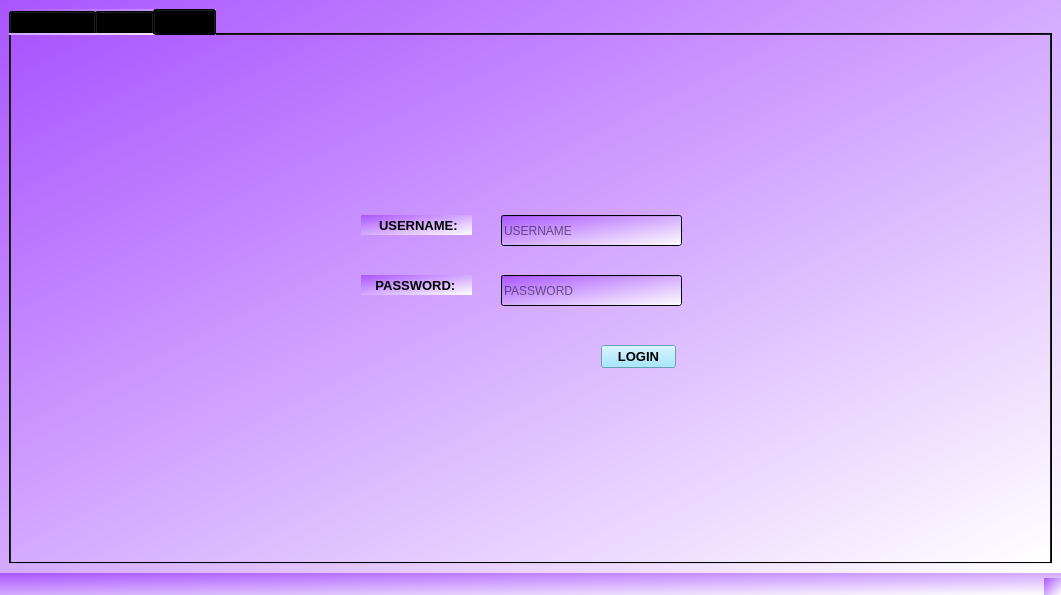
<?xml version="1.0" encoding="UTF-8"?>
<ui version="4.0">
 <class>MainWindow</class>
 <widget class="QMainWindow" name="MainWindow">
  <property name="geometry">
   <rect>
    <x>0</x>
    <y>0</y>
    <width>1061</width>
    <height>595</height>
   </rect>
  </property>
  <property name="windowTitle">
   <string>MainWindow</string>
  </property>
  <property name="styleSheet">
   <string notr="true">
background:qlineargradient(spread:pad, x1:0, y1:0, x2:1, y2:1, stop:0 rgba(170, 85, 255, 255), stop:1 rgba(255, 255, 255, 255));</string>
  </property>
  <widget class="QWidget" name="centralwidget">
   <layout class="QGridLayout" name="gridLayout">
    <item row="0" column="0">
     <widget class="QTabWidget" name="tabWidgetmain">
      <property name="styleSheet">
       <string notr="true">
background:qlineargradient(spread:pad, x1:0, y1:0, x2:1, y2:1, stop:0 rgba(170, 85, 255, 255), stop:1 rgba(255, 255, 255, 255));</string>
      </property>
      <property name="currentIndex">
       <number>2</number>
      </property>
      <widget class="QWidget" name="tabwelcome">
       <attribute name="title">
        <string>WELCOME</string>
       </attribute>
       <widget class="QLabel" name="labelimage">
        <property name="geometry">
         <rect>
          <x>310</x>
          <y>0</y>
          <width>721</width>
          <height>531</height>
         </rect>
        </property>
        <property name="autoFillBackground">
         <bool>false</bool>
        </property>
        <property name="text">
         <string/>
        </property>
        <property name="pixmap">
         <pixmap>ICC-Cricket-World-Cup-CS-_8.jpg</pixmap>
        </property>
        <property name="scaledContents">
         <bool>true</bool>
        </property>
       </widget>
       <widget class="QLabel" name="label_15">
        <property name="geometry">
         <rect>
          <x>10</x>
          <y>10</y>
          <width>291</width>
          <height>211</height>
         </rect>
        </property>
        <property name="font">
         <font>
          <family>Colonna MT</family>
          <pointsize>30</pointsize>
          <weight>50</weight>
          <bold>false</bold>
          <underline>false</underline>
         </font>
        </property>
        <property name="text">
         <string>WELCOME,
 GET  DATA 
RELATED TO 
 WORLDCUP...! </string>
        </property>
        <property name="alignment">
         <set>Qt::AlignCenter</set>
        </property>
       </widget>
       <widget class="QLabel" name="label_16">
        <property name="geometry">
         <rect>
          <x>30</x>
          <y>240</y>
          <width>251</width>
          <height>271</height>
         </rect>
        </property>
        <property name="text">
         <string/>
        </property>
        <property name="pixmap">
         <pixmap>2019worldcup.png</pixmap>
        </property>
        <property name="scaledContents">
         <bool>true</bool>
        </property>
       </widget>
      </widget>
      <widget class="QWidget" name="tabuser">
       <attribute name="title">
        <string>USER</string>
       </attribute>
       <layout class="QGridLayout" name="gridLayout_2">
        <item row="0" column="0">
         <widget class="QTabWidget" name="tabWidgetuser">
          <property name="styleSheet">
           <string notr="true">
background:qlineargradient(spread:pad, x1:0, y1:0, x2:1, y2:1, stop:0 rgba(170, 85, 255, 255), stop:1 rgba(255, 255, 255, 255));</string>
          </property>
          <property name="currentIndex">
           <number>3</number>
          </property>
          <widget class="QWidget" name="tabteams">
           <attribute name="title">
            <string>TEAMS</string>
           </attribute>
           <widget class="QPushButton" name="pushButtonallteams">
            <property name="geometry">
             <rect>
              <x>380</x>
              <y>20</y>
              <width>201</width>
              <height>21</height>
             </rect>
            </property>
            <property name="font">
             <font>
              <pointsize>11</pointsize>
              <weight>75</weight>
              <bold>true</bold>
             </font>
            </property>
            <property name="text">
             <string>ALL TEAMS</string>
            </property>
           </widget>
           <widget class="QTableWidget" name="tableWidgetteams">
            <property name="geometry">
             <rect>
              <x>370</x>
              <y>60</y>
              <width>621</width>
              <height>411</height>
             </rect>
            </property>
            <property name="verticalScrollBarPolicy">
             <enum>Qt::ScrollBarAlwaysOn</enum>
            </property>
            <column>
             <property name="text">
              <string>Team_id</string>
             </property>
             <property name="font">
              <font>
               <weight>75</weight>
               <bold>true</bold>
              </font>
             </property>
            </column>
            <column>
             <property name="text">
              <string>Country_name</string>
             </property>
             <property name="font">
              <font>
               <weight>75</weight>
               <bold>true</bold>
              </font>
             </property>
            </column>
            <column>
             <property name="text">
              <string>No. of Bowlers</string>
             </property>
             <property name="font">
              <font>
               <weight>75</weight>
               <bold>true</bold>
              </font>
             </property>
            </column>
            <column>
             <property name="text">
              <string>No. of Batsmen</string>
             </property>
             <property name="font">
              <font>
               <weight>75</weight>
               <bold>true</bold>
              </font>
             </property>
            </column>
            <column>
             <property name="text">
              <string>No. of Wins</string>
             </property>
             <property name="font">
              <font>
               <weight>75</weight>
               <bold>true</bold>
              </font>
             </property>
            </column>
            <column>
             <property name="text">
              <string>No. of Loss</string>
             </property>
             <property name="font">
              <font>
               <weight>75</weight>
               <bold>true</bold>
              </font>
             </property>
            </column>
            <column>
             <property name="text">
              <string>No. of Draws</string>
             </property>
             <property name="font">
              <font>
               <weight>75</weight>
               <bold>true</bold>
              </font>
             </property>
            </column>
            <column>
             <property name="text">
              <string>Points</string>
             </property>
             <property name="font">
              <font>
               <weight>75</weight>
               <bold>true</bold>
              </font>
             </property>
            </column>
            <column>
             <property name="text">
              <string>Run Rate</string>
             </property>
             <property name="font">
              <font>
               <weight>75</weight>
               <bold>true</bold>
              </font>
             </property>
            </column>
            <column>
             <property name="text">
              <string>Team Rank</string>
             </property>
             <property name="font">
              <font>
               <weight>75</weight>
               <bold>true</bold>
              </font>
             </property>
            </column>
            <column>
             <property name="text">
              <string/>
             </property>
             <property name="font">
              <font>
               <weight>75</weight>
               <bold>true</bold>
              </font>
             </property>
            </column>
           </widget>
           <widget class="QPushButton" name="pushButtonindia">
            <property name="geometry">
             <rect>
              <x>120</x>
              <y>10</y>
              <width>121</width>
              <height>91</height>
             </rect>
            </property>
            <property name="text">
             <string/>
            </property>
            <property name="icon">
             <iconset>
              <normaloff>ind.jpg</normaloff>ind.jpg</iconset>
            </property>
            <property name="iconSize">
             <size>
              <width>110</width>
              <height>100</height>
             </size>
            </property>
           </widget>
           <widget class="QLabel" name="label_2">
            <property name="geometry">
             <rect>
              <x>120</x>
              <y>100</y>
              <width>121</width>
              <height>16</height>
             </rect>
            </property>
            <property name="text">
             <string> INDIA</string>
            </property>
            <property name="alignment">
             <set>Qt::AlignCenter</set>
            </property>
           </widget>
           <widget class="QLabel" name="label_6">
            <property name="geometry">
             <rect>
              <x>10</x>
              <y>100</y>
              <width>101</width>
              <height>16</height>
             </rect>
            </property>
            <property name="text">
             <string>AFGHANISTAN</string>
            </property>
            <property name="alignment">
             <set>Qt::AlignCenter</set>
            </property>
           </widget>
           <widget class="QPushButton" name="pushButtonafg">
            <property name="geometry">
             <rect>
              <x>10</x>
              <y>10</y>
              <width>101</width>
              <height>91</height>
             </rect>
            </property>
            <property name="text">
             <string/>
            </property>
            <property name="icon">
             <iconset>
              <normaloff>afg.jpg</normaloff>afg.jpg</iconset>
            </property>
            <property name="iconSize">
             <size>
              <width>90</width>
              <height>85</height>
             </size>
            </property>
           </widget>
           <widget class="QLabel" name="label_7">
            <property name="geometry">
             <rect>
              <x>10</x>
              <y>390</y>
              <width>101</width>
              <height>16</height>
             </rect>
            </property>
            <property name="text">
             <string>AUSTRALIA</string>
            </property>
            <property name="alignment">
             <set>Qt::AlignCenter</set>
            </property>
           </widget>
           <widget class="QPushButton" name="pushButtonaus">
            <property name="geometry">
             <rect>
              <x>10</x>
              <y>260</y>
              <width>101</width>
              <height>131</height>
             </rect>
            </property>
            <property name="text">
             <string/>
            </property>
            <property name="icon">
             <iconset>
              <normaloff>aus.jpg</normaloff>aus.jpg</iconset>
            </property>
            <property name="iconSize">
             <size>
              <width>130</width>
              <height>120</height>
             </size>
            </property>
           </widget>
           <widget class="QLabel" name="label_8">
            <property name="geometry">
             <rect>
              <x>10</x>
              <y>230</y>
              <width>101</width>
              <height>16</height>
             </rect>
            </property>
            <property name="text">
             <string>NEW ZEALAND</string>
            </property>
            <property name="alignment">
             <set>Qt::AlignCenter</set>
            </property>
           </widget>
           <widget class="QPushButton" name="pushButtonnz">
            <property name="geometry">
             <rect>
              <x>10</x>
              <y>130</y>
              <width>101</width>
              <height>101</height>
             </rect>
            </property>
            <property name="text">
             <string/>
            </property>
            <property name="icon">
             <iconset>
              <normaloff>NZ.png</normaloff>NZ.png</iconset>
            </property>
            <property name="iconSize">
             <size>
              <width>90</width>
              <height>90</height>
             </size>
            </property>
           </widget>
           <widget class="QLabel" name="label_9">
            <property name="geometry">
             <rect>
              <x>250</x>
              <y>390</y>
              <width>91</width>
              <height>21</height>
             </rect>
            </property>
            <property name="text">
             <string> ENGLAND</string>
            </property>
            <property name="alignment">
             <set>Qt::AlignCenter</set>
            </property>
           </widget>
           <widget class="QPushButton" name="pushButtonengland">
            <property name="geometry">
             <rect>
              <x>250</x>
              <y>260</y>
              <width>91</width>
              <height>131</height>
             </rect>
            </property>
            <property name="text">
             <string/>
            </property>
            <property name="icon">
             <iconset>
              <normaloff>eng.png</normaloff>eng.png</iconset>
            </property>
            <property name="iconSize">
             <size>
              <width>90</width>
              <height>90</height>
             </size>
            </property>
           </widget>
           <widget class="QPushButton" name="pushButtonpak">
            <property name="geometry">
             <rect>
              <x>130</x>
              <y>390</y>
              <width>101</width>
              <height>71</height>
             </rect>
            </property>
            <property name="text">
             <string/>
            </property>
            <property name="icon">
             <iconset>
              <normaloff>pak.jpg</normaloff>pak.jpg</iconset>
            </property>
            <property name="iconSize">
             <size>
              <width>90</width>
              <height>90</height>
             </size>
            </property>
           </widget>
           <widget class="QLabel" name="label_10">
            <property name="geometry">
             <rect>
              <x>130</x>
              <y>460</y>
              <width>101</width>
              <height>16</height>
             </rect>
            </property>
            <property name="text">
             <string> PAKISTAN</string>
            </property>
            <property name="alignment">
             <set>Qt::AlignCenter</set>
            </property>
           </widget>
           <widget class="QPushButton" name="pushButtonban">
            <property name="geometry">
             <rect>
              <x>250</x>
              <y>10</y>
              <width>91</width>
              <height>91</height>
             </rect>
            </property>
            <property name="text">
             <string/>
            </property>
            <property name="icon">
             <iconset>
              <normaloff>ban.png</normaloff>ban.png</iconset>
            </property>
            <property name="iconSize">
             <size>
              <width>80</width>
              <height>80</height>
             </size>
            </property>
           </widget>
           <widget class="QLabel" name="label_11">
            <property name="geometry">
             <rect>
              <x>250</x>
              <y>100</y>
              <width>91</width>
              <height>16</height>
             </rect>
            </property>
            <property name="text">
             <string>BANGLADESH</string>
            </property>
            <property name="alignment">
             <set>Qt::AlignCenter</set>
            </property>
           </widget>
           <widget class="QLabel" name="label_12">
            <property name="geometry">
             <rect>
              <x>130</x>
              <y>230</y>
              <width>101</width>
              <height>16</height>
             </rect>
            </property>
            <property name="text">
             <string>SOUTH AFRICA</string>
            </property>
            <property name="alignment">
             <set>Qt::AlignCenter</set>
            </property>
           </widget>
           <widget class="QPushButton" name="pushButtonsl">
            <property name="geometry">
             <rect>
              <x>130</x>
              <y>260</y>
              <width>101</width>
              <height>101</height>
             </rect>
            </property>
            <property name="text">
             <string/>
            </property>
            <property name="icon">
             <iconset>
              <normaloff>sl.jpg</normaloff>sl.jpg</iconset>
            </property>
            <property name="iconSize">
             <size>
              <width>90</width>
              <height>90</height>
             </size>
            </property>
           </widget>
           <widget class="QLabel" name="label_13">
            <property name="geometry">
             <rect>
              <x>130</x>
              <y>360</y>
              <width>101</width>
              <height>16</height>
             </rect>
            </property>
            <property name="text">
             <string>SRI LANKA</string>
            </property>
            <property name="alignment">
             <set>Qt::AlignCenter</set>
            </property>
           </widget>
           <widget class="QPushButton" name="pushButtonwi">
            <property name="geometry">
             <rect>
              <x>250</x>
              <y>130</y>
              <width>91</width>
              <height>101</height>
             </rect>
            </property>
            <property name="text">
             <string/>
            </property>
            <property name="icon">
             <iconset>
              <normaloff>wi.png</normaloff>wi.png</iconset>
            </property>
            <property name="iconSize">
             <size>
              <width>90</width>
              <height>90</height>
             </size>
            </property>
           </widget>
           <widget class="QLabel" name="label_14">
            <property name="geometry">
             <rect>
              <x>250</x>
              <y>230</y>
              <width>91</width>
              <height>20</height>
             </rect>
            </property>
            <property name="text">
             <string>WEST INDIES</string>
            </property>
            <property name="alignment">
             <set>Qt::AlignCenter</set>
            </property>
           </widget>
           <widget class="QPushButton" name="pushButtonsa">
            <property name="geometry">
             <rect>
              <x>130</x>
              <y>130</y>
              <width>101</width>
              <height>101</height>
             </rect>
            </property>
            <property name="text">
             <string/>
            </property>
            <property name="icon">
             <iconset>
              <normaloff>sa.png</normaloff>sa.png</iconset>
            </property>
            <property name="iconSize">
             <size>
              <width>90</width>
              <height>90</height>
             </size>
            </property>
           </widget>
          </widget>
          <widget class="QWidget" name="tabplayers">
           <attribute name="title">
            <string>PLAYERS</string>
           </attribute>
           <widget class="QLineEdit" name="linesearchplayersbyteamid">
            <property name="geometry">
             <rect>
              <x>210</x>
              <y>80</y>
              <width>133</width>
              <height>20</height>
             </rect>
            </property>
            <property name="placeholderText">
             <string>TEAM ID (ex:IND)</string>
            </property>
           </widget>
           <widget class="QLabel" name="label">
            <property name="geometry">
             <rect>
              <x>33</x>
              <y>80</y>
              <width>161</width>
              <height>20</height>
             </rect>
            </property>
            <property name="font">
             <font>
              <pointsize>11</pointsize>
              <weight>75</weight>
              <bold>true</bold>
             </font>
            </property>
            <property name="text">
             <string>  SEARCH BY TEAMID :</string>
            </property>
           </widget>
           <widget class="QRadioButton" name="radioallplayers">
            <property name="geometry">
             <rect>
              <x>210</x>
              <y>130</y>
              <width>131</width>
              <height>20</height>
             </rect>
            </property>
            <property name="font">
             <font>
              <pointsize>11</pointsize>
              <weight>75</weight>
              <bold>true</bold>
             </font>
            </property>
            <property name="text">
             <string>ALL PLAYERS</string>
            </property>
           </widget>
           <widget class="QRadioButton" name="radiobatsmen">
            <property name="geometry">
             <rect>
              <x>210</x>
              <y>160</y>
              <width>131</width>
              <height>20</height>
             </rect>
            </property>
            <property name="font">
             <font>
              <pointsize>11</pointsize>
              <weight>75</weight>
              <bold>true</bold>
             </font>
            </property>
            <property name="text">
             <string>BATSMEN</string>
            </property>
           </widget>
           <widget class="QTableWidget" name="tableWidgetplayers">
            <property name="geometry">
             <rect>
              <x>400</x>
              <y>10</y>
              <width>591</width>
              <height>461</height>
             </rect>
            </property>
            <column>
             <property name="text">
              <string/>
             </property>
             <property name="font">
              <font>
               <weight>75</weight>
               <bold>true</bold>
              </font>
             </property>
            </column>
            <column>
             <property name="text">
              <string/>
             </property>
             <property name="font">
              <font>
               <weight>75</weight>
               <bold>true</bold>
              </font>
             </property>
            </column>
            <column>
             <property name="text">
              <string/>
             </property>
             <property name="font">
              <font>
               <weight>75</weight>
               <bold>true</bold>
              </font>
             </property>
            </column>
            <column>
             <property name="text">
              <string/>
             </property>
             <property name="font">
              <font>
               <weight>75</weight>
               <bold>true</bold>
              </font>
             </property>
            </column>
            <column>
             <property name="text">
              <string/>
             </property>
             <property name="font">
              <font>
               <weight>75</weight>
               <bold>true</bold>
              </font>
             </property>
            </column>
            <column>
             <property name="text">
              <string/>
             </property>
             <property name="font">
              <font>
               <weight>75</weight>
               <bold>true</bold>
              </font>
             </property>
            </column>
            <column>
             <property name="text">
              <string/>
             </property>
             <property name="font">
              <font>
               <weight>75</weight>
               <bold>true</bold>
              </font>
             </property>
            </column>
            <column>
             <property name="text">
              <string/>
             </property>
             <property name="font">
              <font>
               <weight>75</weight>
               <bold>true</bold>
              </font>
             </property>
            </column>
            <column>
             <property name="text">
              <string/>
             </property>
             <property name="font">
              <font>
               <weight>75</weight>
               <bold>true</bold>
              </font>
             </property>
            </column>
            <column>
             <property name="text">
              <string/>
             </property>
             <property name="font">
              <font>
               <weight>75</weight>
               <bold>true</bold>
              </font>
             </property>
            </column>
            <column>
             <property name="text">
              <string/>
             </property>
             <property name="font">
              <font>
               <weight>75</weight>
               <bold>true</bold>
              </font>
             </property>
            </column>
            <column>
             <property name="text">
              <string/>
             </property>
             <property name="font">
              <font>
               <weight>75</weight>
               <bold>true</bold>
              </font>
             </property>
            </column>
            <column>
             <property name="text">
              <string/>
             </property>
             <property name="font">
              <font>
               <weight>75</weight>
               <bold>true</bold>
              </font>
             </property>
            </column>
            <column>
             <property name="text">
              <string/>
             </property>
             <property name="font">
              <font>
               <weight>75</weight>
               <bold>true</bold>
              </font>
             </property>
            </column>
            <column>
             <property name="text">
              <string/>
             </property>
             <property name="font">
              <font>
               <weight>75</weight>
               <bold>true</bold>
              </font>
             </property>
            </column>
           </widget>
           <widget class="QRadioButton" name="radiobowlers">
            <property name="geometry">
             <rect>
              <x>210</x>
              <y>190</y>
              <width>131</width>
              <height>20</height>
             </rect>
            </property>
            <property name="font">
             <font>
              <pointsize>11</pointsize>
              <weight>75</weight>
              <bold>true</bold>
             </font>
            </property>
            <property name="text">
             <string>BOWLERS</string>
            </property>
           </widget>
           <widget class="QLineEdit" name="linesearchplayerbyid">
            <property name="geometry">
             <rect>
              <x>90</x>
              <y>300</y>
              <width>141</width>
              <height>21</height>
             </rect>
            </property>
            <property name="placeholderText">
             <string>PLAYER NAME IN CAPS</string>
            </property>
           </widget>
           <widget class="QPushButton" name="pushButtonsearchplayerbyid">
            <property name="geometry">
             <rect>
              <x>230</x>
              <y>300</y>
              <width>75</width>
              <height>23</height>
             </rect>
            </property>
            <property name="font">
             <font>
              <pointsize>11</pointsize>
             </font>
            </property>
            <property name="styleSheet">
             <string notr="true">
background-color: rgb(75, 153, 255);
background-color: rgb(139, 224, 255);
</string>
            </property>
            <property name="text">
             <string>SEARCH</string>
            </property>
           </widget>
           <widget class="QLabel" name="label_5">
            <property name="geometry">
             <rect>
              <x>30</x>
              <y>260</y>
              <width>221</width>
              <height>16</height>
             </rect>
            </property>
            <property name="font">
             <font>
              <pointsize>11</pointsize>
              <weight>75</weight>
              <bold>true</bold>
             </font>
            </property>
            <property name="text">
             <string>  SEARCH BY PLAYER NAME :</string>
            </property>
           </widget>
           <widget class="QPushButton" name="pushButtontopbatsmen">
            <property name="geometry">
             <rect>
              <x>90</x>
              <y>360</y>
              <width>211</width>
              <height>23</height>
             </rect>
            </property>
            <property name="font">
             <font>
              <pointsize>11</pointsize>
             </font>
            </property>
            <property name="styleSheet">
             <string notr="true">
background-color: rgb(75, 153, 255);
background-color: rgb(139, 224, 255);
</string>
            </property>
            <property name="text">
             <string>TOP 10 BATSMEN</string>
            </property>
           </widget>
           <widget class="QPushButton" name="pushButtontopbowlers">
            <property name="geometry">
             <rect>
              <x>90</x>
              <y>400</y>
              <width>211</width>
              <height>23</height>
             </rect>
            </property>
            <property name="font">
             <font>
              <pointsize>11</pointsize>
             </font>
            </property>
            <property name="styleSheet">
             <string notr="true">
background-color: rgb(75, 153, 255);
background-color: rgb(139, 224, 255);
</string>
            </property>
            <property name="text">
             <string>TOP 10 BOWLERS</string>
            </property>
           </widget>
          </widget>
          <widget class="QWidget" name="tabmatches">
           <attribute name="title">
            <string>MATCHES</string>
           </attribute>
           <widget class="QRadioButton" name="radioallmatches">
            <property name="geometry">
             <rect>
              <x>210</x>
              <y>10</y>
              <width>211</width>
              <height>21</height>
             </rect>
            </property>
            <property name="font">
             <font>
              <pointsize>11</pointsize>
              <weight>75</weight>
              <bold>true</bold>
             </font>
            </property>
            <property name="text">
             <string>DISPLAY ALL MATCHES</string>
            </property>
           </widget>
           <widget class="QLineEdit" name="linesearchmatchbyteamid">
            <property name="geometry">
             <rect>
              <x>450</x>
              <y>40</y>
              <width>133</width>
              <height>20</height>
             </rect>
            </property>
            <property name="placeholderText">
             <string> TEAM ID (ex:IND)</string>
            </property>
           </widget>
           <widget class="QPushButton" name="pushButtonsearchmatchbyteamid">
            <property name="geometry">
             <rect>
              <x>630</x>
              <y>40</y>
              <width>75</width>
              <height>23</height>
             </rect>
            </property>
            <property name="font">
             <font>
              <pointsize>11</pointsize>
             </font>
            </property>
            <property name="styleSheet">
             <string notr="true">
background-color: rgb(75, 153, 255);
background-color: rgb(139, 224, 255);
</string>
            </property>
            <property name="text">
             <string>SEARCH</string>
            </property>
           </widget>
           <widget class="QTableWidget" name="tableWidgetplayers_3">
            <property name="geometry">
             <rect>
              <x>10</x>
              <y>110</y>
              <width>981</width>
              <height>371</height>
             </rect>
            </property>
            <column>
             <property name="text">
              <string>Match_id</string>
             </property>
             <property name="font">
              <font>
               <weight>75</weight>
               <bold>true</bold>
              </font>
             </property>
            </column>
            <column>
             <property name="text">
              <string>Team1</string>
             </property>
             <property name="font">
              <font>
               <weight>75</weight>
               <bold>true</bold>
              </font>
             </property>
            </column>
            <column>
             <property name="text">
              <string>Team2</string>
             </property>
             <property name="font">
              <font>
               <weight>75</weight>
               <bold>true</bold>
              </font>
             </property>
            </column>
            <column>
             <property name="text">
              <string>Stadium_id</string>
             </property>
             <property name="font">
              <font>
               <weight>75</weight>
               <bold>true</bold>
              </font>
             </property>
            </column>
            <column>
             <property name="text">
              <string>match date time</string>
             </property>
             <property name="font">
              <font>
               <weight>75</weight>
               <bold>true</bold>
              </font>
             </property>
            </column>
            <column>
             <property name="text">
              <string>Result_id</string>
             </property>
             <property name="font">
              <font>
               <weight>75</weight>
               <bold>true</bold>
              </font>
             </property>
            </column>
            <column>
             <property name="text">
              <string>winner_team</string>
             </property>
             <property name="font">
              <font>
               <weight>75</weight>
               <bold>true</bold>
              </font>
             </property>
            </column>
            <column>
             <property name="text">
              <string>Won by</string>
             </property>
             <property name="font">
              <font>
               <weight>75</weight>
               <bold>true</bold>
              </font>
             </property>
            </column>
            <column>
             <property name="text">
              <string>Man of the match</string>
             </property>
             <property name="font">
              <font>
               <weight>75</weight>
               <bold>true</bold>
              </font>
             </property>
            </column>
            <column>
             <property name="text">
              <string/>
             </property>
             <property name="font">
              <font>
               <weight>75</weight>
               <bold>true</bold>
              </font>
             </property>
            </column>
            <column>
             <property name="text">
              <string/>
             </property>
             <property name="font">
              <font>
               <weight>75</weight>
               <bold>true</bold>
              </font>
             </property>
            </column>
            <column>
             <property name="text">
              <string/>
             </property>
             <property name="font">
              <font>
               <weight>75</weight>
               <bold>true</bold>
              </font>
             </property>
            </column>
            <column>
             <property name="text">
              <string/>
             </property>
             <property name="font">
              <font>
               <weight>75</weight>
               <bold>true</bold>
              </font>
             </property>
            </column>
           </widget>
           <widget class="QRadioButton" name="radioButtonsearchmatchbyteamid">
            <property name="geometry">
             <rect>
              <x>210</x>
              <y>40</y>
              <width>211</width>
              <height>17</height>
             </rect>
            </property>
            <property name="font">
             <font>
              <pointsize>11</pointsize>
              <weight>75</weight>
              <bold>true</bold>
             </font>
            </property>
            <property name="text">
             <string>SEARCH BY TEAMID </string>
            </property>
           </widget>
           <widget class="QRadioButton" name="radioButtonsearchmatchbydate">
            <property name="geometry">
             <rect>
              <x>210</x>
              <y>70</y>
              <width>211</width>
              <height>20</height>
             </rect>
            </property>
            <property name="font">
             <font>
              <pointsize>11</pointsize>
              <weight>75</weight>
              <bold>true</bold>
             </font>
            </property>
            <property name="text">
             <string>SEARCH BY DATE  </string>
            </property>
           </widget>
           <widget class="QPushButton" name="pushButtonsearchmatchbydate">
            <property name="geometry">
             <rect>
              <x>630</x>
              <y>70</y>
              <width>75</width>
              <height>23</height>
             </rect>
            </property>
            <property name="font">
             <font>
              <pointsize>11</pointsize>
             </font>
            </property>
            <property name="styleSheet">
             <string notr="true">
background-color: rgb(75, 153, 255);
background-color: rgb(139, 224, 255);
</string>
            </property>
            <property name="text">
             <string>SEARCH</string>
            </property>
           </widget>
           <widget class="QLineEdit" name="linesearchmatchbydate">
            <property name="geometry">
             <rect>
              <x>450</x>
              <y>70</y>
              <width>133</width>
              <height>20</height>
             </rect>
            </property>
            <property name="placeholderText">
             <string>DATE Ex:dd-mm-yyyy</string>
            </property>
           </widget>
          </widget>
          <widget class="QWidget" name="tabotherinfo">
           <attribute name="title">
            <string>OTHER INFO</string>
           </attribute>
           <widget class="QRadioButton" name="radiocaptains">
            <property name="geometry">
             <rect>
              <x>220</x>
              <y>20</y>
              <width>221</width>
              <height>21</height>
             </rect>
            </property>
            <property name="font">
             <font>
              <pointsize>11</pointsize>
              <weight>75</weight>
              <bold>true</bold>
             </font>
            </property>
            <property name="text">
             <string>DISPLAY ALL CAPTAINS</string>
            </property>
           </widget>
           <widget class="QRadioButton" name="radiocoaches">
            <property name="geometry">
             <rect>
              <x>220</x>
              <y>50</y>
              <width>221</width>
              <height>21</height>
             </rect>
            </property>
            <property name="font">
             <font>
              <pointsize>11</pointsize>
              <weight>75</weight>
              <bold>true</bold>
             </font>
            </property>
            <property name="text">
             <string>DISPLAY ALL COACHES</string>
            </property>
           </widget>
           <widget class="QRadioButton" name="radioumpires">
            <property name="geometry">
             <rect>
              <x>560</x>
              <y>20</y>
              <width>221</width>
              <height>21</height>
             </rect>
            </property>
            <property name="font">
             <font>
              <pointsize>11</pointsize>
              <weight>75</weight>
              <bold>true</bold>
             </font>
            </property>
            <property name="text">
             <string>DISPLAY ALL UMPIRES</string>
            </property>
           </widget>
           <widget class="QRadioButton" name="radioallstadiums">
            <property name="geometry">
             <rect>
              <x>560</x>
              <y>50</y>
              <width>221</width>
              <height>21</height>
             </rect>
            </property>
            <property name="font">
             <font>
              <pointsize>11</pointsize>
              <weight>75</weight>
              <bold>true</bold>
             </font>
            </property>
            <property name="text">
             <string>DISPLAY ALL STADIUMS</string>
            </property>
           </widget>
           <widget class="QTableWidget" name="tableWidgetotherinfo">
            <property name="geometry">
             <rect>
              <x>150</x>
              <y>120</y>
              <width>741</width>
              <height>341</height>
             </rect>
            </property>
            <property name="verticalScrollBarPolicy">
             <enum>Qt::ScrollBarAlwaysOn</enum>
            </property>
            <column>
             <property name="text">
              <string/>
             </property>
             <property name="font">
              <font>
               <weight>75</weight>
               <bold>true</bold>
              </font>
             </property>
            </column>
            <column>
             <property name="text">
              <string/>
             </property>
             <property name="font">
              <font>
               <weight>75</weight>
               <bold>true</bold>
              </font>
             </property>
            </column>
            <column>
             <property name="text">
              <string/>
             </property>
             <property name="font">
              <font>
               <weight>75</weight>
               <bold>true</bold>
              </font>
             </property>
            </column>
            <column>
             <property name="text">
              <string/>
             </property>
             <property name="font">
              <font>
               <weight>75</weight>
               <bold>true</bold>
              </font>
             </property>
            </column>
            <column>
             <property name="text">
              <string/>
             </property>
             <property name="font">
              <font>
               <weight>75</weight>
               <bold>true</bold>
              </font>
             </property>
            </column>
            <column>
             <property name="text">
              <string/>
             </property>
             <property name="font">
              <font>
               <weight>75</weight>
               <bold>true</bold>
              </font>
             </property>
            </column>
            <column>
             <property name="text">
              <string/>
             </property>
             <property name="font">
              <font>
               <weight>75</weight>
               <bold>true</bold>
              </font>
             </property>
            </column>
           </widget>
           <widget class="QRadioButton" name="radiocaptains_2">
            <property name="geometry">
             <rect>
              <x>220</x>
              <y>80</y>
              <width>341</width>
              <height>21</height>
             </rect>
            </property>
            <property name="font">
             <font>
              <pointsize>11</pointsize>
              <weight>75</weight>
              <bold>true</bold>
             </font>
            </property>
            <property name="text">
             <string>DISPLAY UMPIRE MAPPING TO MATCHES</string>
            </property>
           </widget>
          </widget>
         </widget>
        </item>
       </layout>
      </widget>
      <widget class="QWidget" name="tabadmin">
       <attribute name="title">
        <string>ADMIN</string>
       </attribute>
       <widget class="QPushButton" name="pushButtonlogin">
        <property name="geometry">
         <rect>
          <x>590</x>
          <y>310</y>
          <width>75</width>
          <height>23</height>
         </rect>
        </property>
        <property name="font">
         <font>
          <pointsize>10</pointsize>
          <weight>75</weight>
          <bold>true</bold>
         </font>
        </property>
        <property name="styleSheet">
         <string notr="true">
background-color: rgb(75, 153, 255);
background-color: rgb(139, 224, 255);
</string>
        </property>
        <property name="text">
         <string>LOGIN</string>
        </property>
       </widget>
       <widget class="QLineEdit" name="lineusername">
        <property name="geometry">
         <rect>
          <x>490</x>
          <y>180</y>
          <width>181</width>
          <height>31</height>
         </rect>
        </property>
        <property name="placeholderText">
         <string>USERNAME</string>
        </property>
       </widget>
       <widget class="QLineEdit" name="linepassword">
        <property name="geometry">
         <rect>
          <x>490</x>
          <y>240</y>
          <width>181</width>
          <height>31</height>
         </rect>
        </property>
        <property name="placeholderText">
         <string>PASSWORD</string>
        </property>
       </widget>
       <widget class="QLabel" name="label_3">
        <property name="geometry">
         <rect>
          <x>350</x>
          <y>180</y>
          <width>111</width>
          <height>20</height>
         </rect>
        </property>
        <property name="font">
         <font>
          <pointsize>10</pointsize>
          <weight>75</weight>
          <bold>true</bold>
         </font>
        </property>
        <property name="text">
         <string>     USERNAME:</string>
        </property>
       </widget>
       <widget class="QLabel" name="label_4">
        <property name="geometry">
         <rect>
          <x>350</x>
          <y>240</y>
          <width>111</width>
          <height>20</height>
         </rect>
        </property>
        <property name="font">
         <font>
          <pointsize>10</pointsize>
          <weight>75</weight>
          <bold>true</bold>
         </font>
        </property>
        <property name="text">
         <string>    PASSWORD:</string>
        </property>
       </widget>
      </widget>
     </widget>
    </item>
   </layout>
  </widget>
  <widget class="QStatusBar" name="statusbar"/>
 </widget>
 <resources/>
 <connections/>
</ui>
